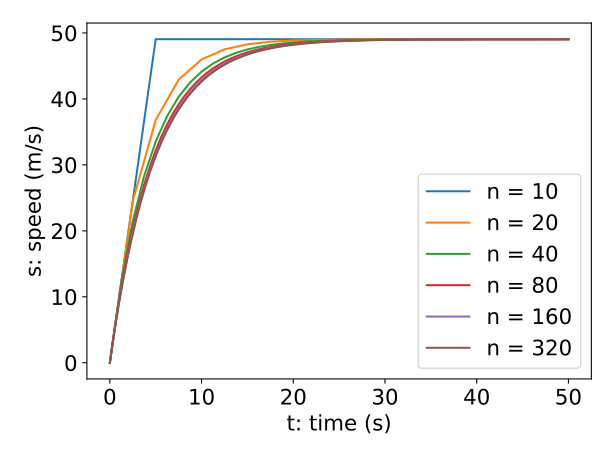

Source code (Python):
import numpy as np
from matplotlib import pyplot as plt


def freefall(n):
    """
    Plot the trajectory of an object falling freely.
    Input: n number of timesteps
    """

    tfinal = 50.0  # Select the final time
    g = 9.81  # acceleration due to gravity (m/s)
    k = 0.2  # air resistance coefficient

    # initialise time and speed arrays array
    t = np.zeros([n + 1, 1])
    s = np.zeros([n + 1, 1])

    # set initial conditions
    s[0] = 0.0
    t[0] = 0.0

    dt = (tfinal - t[0]) / n  # calculate step size

    # take n time steps, in which it is assumed that the acceleration
    # is constant in each small time interval
    for i in range(n):
        t[i + 1] = t[i] + dt
        s[i + 1] = s[i] + dt * (g - k * s[i])

    # plot output
    plt.plot(t, s, label=f"n = {n}")


if __name__ == "__main__":
    plt.rcParams["font.size"] = "16"

    for n in [10, 20, 40, 80, 160, 320]:
        freefall(n)

    plt.xlabel("t: time (s)")
    plt.ylabel("s: speed (m/s)")
    plt.legend()

    plt.tight_layout()
    plt.savefig("freefall.svg")
